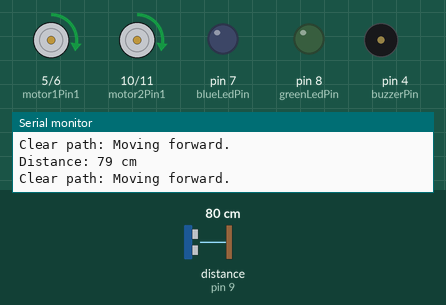
The sketch below on a simulated Arduino Uno, built with avr-gcc and run on an emulated ATmega328P. On the bench: motor-driver pin pairs drawn as motors (green arrow = first pin HIGH = forward, orange = second pin HIGH = backward, longer = more drive), output pins drawn as LEDs (lit = HIGH), buzzer (waves = sounding, pin HIGH), the last lines printed to the serial monitor. Wiring (inferred from the names in the program): ultrasonic range finder: trigger pin 3; echo pin 9. The inputs (shaded band) are chosen by the test bench; at power-on: distance to the obstacle (sensor on pin 9) 80 cm. The echo pulse lasts 58.3 µs per cm; pins used as bus, display or sensor lines are not drawn.

Above: at 1.2 s.
1.3 s: distance to the obstacle (sensor on pin 9) set to 34 cm
4.3 s: distance to the obstacle (sensor on pin 9) set to 29 cm
At 5.4 s:
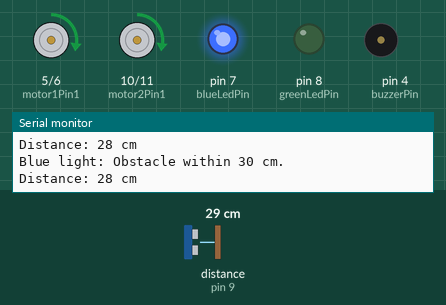
5.9 s: distance to the obstacle (sensor on pin 9) set to 24 cm
8.9 s: distance to the obstacle (sensor on pin 9) set to 20 cm
At 9.4 s:
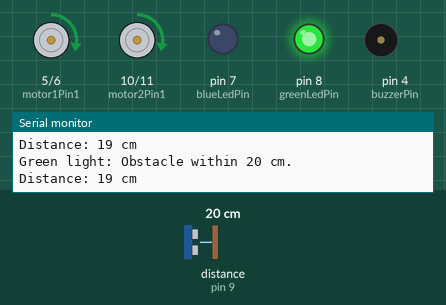
10.5 s: distance to the obstacle (sensor on pin 9) set to 13 cm
13.5 s: distance to the obstacle (sensor on pin 9) set to 10 cm
At 13.81 s:
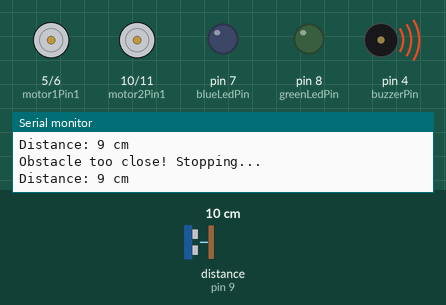
Timing chart, 0 to 17.5 s (numbered marks = the images above; inputs shaded):
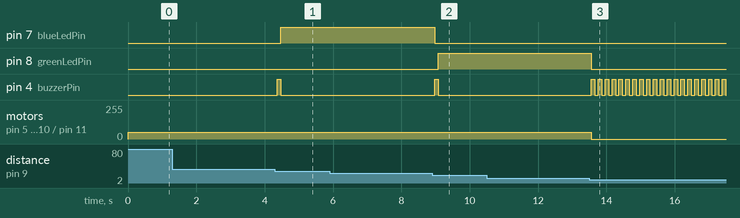

The sketch:

AdditionalFeature2.ino
```cpp
// Pin definitions
const int trigPin = 3;    // Ultrasonic sensor Trigger pin
const int echoPin = 9;    // Ultrasonic sensor Echo pin

// Motor pins (modify according to your motor controller)
const int motor1Pin1 = 5; // IN1 on motor driver for motor 1
const int motor1Pin2 = 6; // IN2 on motor driver for motor 1
const int motor2Pin1 = 10; // IN3 on motor driver for motor 2
const int motor2Pin2 = 11; // IN4 on motor driver for motor 2

// LED pins
const int blueLedPin = 7;  // Blue LED
const int greenLedPin = 8; // Green LED

// Buzzer pin
const int buzzerPin = 4; // Buzzer

// Threshold distances in cm
const int distanceBlue = 30;
const int distanceGreen = 20;
const int distanceStop = 10;

// Slow motor speed
const int motorSpeed = 50; // Adjust this value for desired slow speed (0–255)

// Function to control motor speed and direction
void moveForward() {
  analogWrite(motor1Pin1, motorSpeed);
  analogWrite(motor1Pin2, 0);
  analogWrite(motor2Pin1, motorSpeed);
  analogWrite(motor2Pin2, 0);
}

void stopMotors() {
  digitalWrite(motor1Pin1, LOW);
  digitalWrite(motor1Pin2, LOW);
  digitalWrite(motor2Pin1, LOW);
  digitalWrite(motor2Pin2, LOW);
}

// Function to calculate distance using ultrasonic sensor
long getDistance() {
  digitalWrite(trigPin, LOW);
  delayMicroseconds(2);
  digitalWrite(trigPin, HIGH);
  delayMicroseconds(10);
  digitalWrite(trigPin, LOW);

  long duration = pulseIn(echoPin, HIGH);
  long distance = duration * 0.034 / 2; // Convert to cm
  return distance;
}

// Function to ring the buzzer
void ringBuzzer() {
  digitalWrite(buzzerPin, HIGH);
  delay(100); // Ring for 100 ms
  digitalWrite(buzzerPin, LOW);
}

void setup() {
  // Set pin modes
  pinMode(trigPin, OUTPUT);
  pinMode(echoPin, INPUT);
  pinMode(motor1Pin1, OUTPUT);
  pinMode(motor1Pin2, OUTPUT);
  pinMode(motor2Pin1, OUTPUT);
  pinMode(motor2Pin2, OUTPUT);
  pinMode(blueLedPin, OUTPUT);
  pinMode(greenLedPin, OUTPUT);
  pinMode(buzzerPin, OUTPUT);

  // Start serial communication for debugging
  Serial.begin(9600);
}

void loop() {
  long distance = getDistance();

  // Debugging: print distance
  Serial.print("Distance: ");
  Serial.print(distance);
  Serial.println(" cm");

  if (distance <= distanceStop) {
    // Stop motors, turn off LEDs, and ring buzzer
    stopMotors();
    digitalWrite(blueLedPin, LOW);
    digitalWrite(greenLedPin, LOW);
    ringBuzzer();
    Serial.println("Obstacle too close! Stopping...");
  } else if (distance <= distanceGreen) {
    // Show green LED, ring buzzer, and move motors
    digitalWrite(blueLedPin, LOW);
    if (digitalRead(greenLedPin) == LOW) { // Ensure buzzer rings only once
      ringBuzzer();
    }
    digitalWrite(greenLedPin, HIGH);
    moveForward();
    Serial.println("Green light: Obstacle within 20 cm.");
  } else if (distance <= distanceBlue) {
    // Show blue LED, ring buzzer, and move motors
    digitalWrite(greenLedPin, LOW);
    if (digitalRead(blueLedPin) == LOW) { // Ensure buzzer rings only once
      ringBuzzer();
    }
    digitalWrite(blueLedPin, HIGH);
    moveForward();
    Serial.println("Blue light: Obstacle within 30 cm.");
  } else {
    // Clear path, no LEDs
    digitalWrite(blueLedPin, LOW);
    digitalWrite(greenLedPin, LOW);
    moveForward();
    Serial.println("Clear path: Moving forward.");
  }

  delay(100); // Delay for stability
}
```

Measured:
- the behaviour switches between 32 and 31 cm on distance to the obstacle (sensor on pin 9) (found by bisection; images 0 and 1)
- the behaviour switches between 22 and 21 cm on distance to the obstacle (sensor on pin 9) (found by bisection; images 1 and 2)
- the behaviour switches between 12 and 11 cm on distance to the obstacle (sensor on pin 9) (found by bisection; images 2 and 3)
- after the input at 4.3 s, pin 7 (blueLedPin): LOW → HIGH after 0.16 s; pin 4 (buzzerPin): LOW → HIGH after 0.06 s, → LOW 0.10 s later
- after the input at 8.9 s, pin 7 (blueLedPin): HIGH → LOW after 0.08 s; pin 8 (greenLedPin): LOW → HIGH after 0.18 s; pin 4 (buzzerPin): LOW → HIGH after 0.08 s, → LOW 0.10 s later
- after the input at 13.5 s, pin 8 (greenLedPin): HIGH → LOW after 0.06 s; pin 4 (buzzerPin): alternates HIGH for 0.10 s and LOW for 0.10 s, starting after 0.06 s; motor on pin 5 (motor1Pin1) / pin 6 (motor1Pin2), motor on pin 10 (motor2Pin1) / pin 11 (motor2Pin2): forward 50/255 → stopped after 0.06 s
